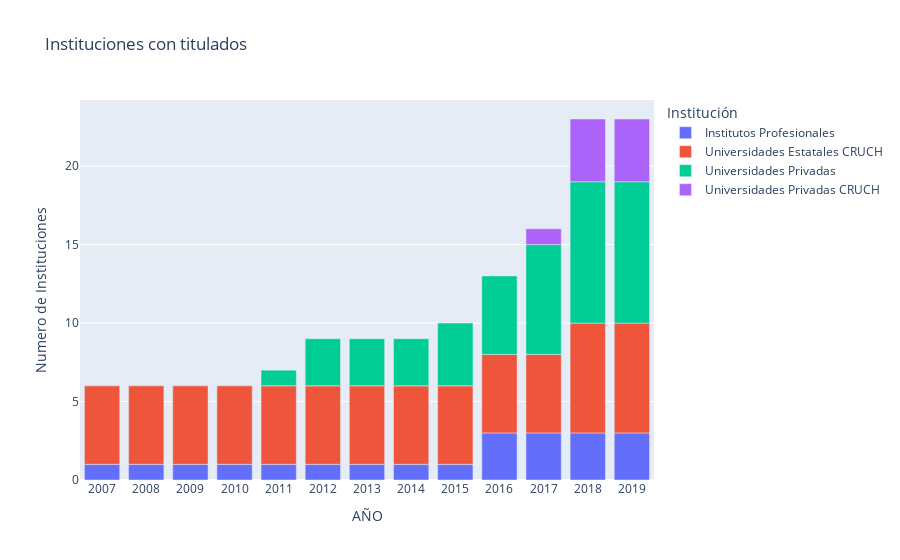

Notebook code for this chart:
### Code cell
sin_sedes = con_minas.drop_duplicates(subset=["AÑO","NOMBRE INSTITUCIÓN"])
tipo = pd.DataFrame(sin_sedes.groupby(["AÑO","CLASIFICACIÓN INSTITUCIÓN NIVEL 3"])["TOTAL TITULADOS"].agg(['sum','count'])).reset_index()
fig = px.bar(tipo, x="AÑO", color="CLASIFICACIÓN INSTITUCIÓN NIVEL 3", y="count", title="Instituciones con titulados")
fig.update_layout(yaxis={'title': 'Numero de Instituciones'},
                    legend_title_text='Institución')
fig.show()

### Figure 1 — Plotly figure (JSON) as saved in the notebook; plotly's stock layout.template omitted (floating-point values rounded to 4 significant figures)
{"data": [{"alignmentgroup": "True", "hovertemplate": "CLASIFICACIÓN INSTITUCIÓN NIVEL 3=Institutos Profesionales<br>AÑO=%{x}<br>count=%{y}<extra></extra>", "legendgroup": "Institutos Profesionales", "marker": {"color": "#636efa"}, "name": "Institutos Profesionales", "offsetgroup": "Institutos Profesionales", "orientation": "v", "showlegend": true, "textposition": "auto", "type": "bar", "x": ["2007", "2008", "2009", "2010", "2011", "2012", "2013", "2014", "2015", "2016", "2017", "2018", "2019"], "xaxis": "x", "y": [1, 1, 1, 1, 1, 1, 1, 1, 1, 3, 3, 3, 3], "yaxis": "y"}, {"alignmentgroup": "True", "hovertemplate": "CLASIFICACIÓN INSTITUCIÓN NIVEL 3=Universidades Estatales CRUCH<br>AÑO=%{x}<br>count=%{y}<extra></extra>", "legendgroup": "Universidades Estatales CRUCH", "marker": {"color": "#EF553B"}, "name": "Universidades Estatales CRUCH", "offsetgroup": "Universidades Estatales CRUCH", "orientation": "v", "showlegend": true, "textposition": "auto", "type": "bar", "x": ["2007", "2008", "2009", "2010", "2011", "2012", "2013", "2014", "2015", "2016", "2017", "2018", "2019"], "xaxis": "x", "y": [5, 5, 5, 5, 5, 5, 5, 5, 5, 5, 5, 7, 7], "yaxis": "y"}, {"alignmentgroup": "True", "hovertemplate": "CLASIFICACIÓN INSTITUCIÓN NIVEL 3=Universidades Privadas<br>AÑO=%{x}<br>count=%{y}<extra></extra>", "legendgroup": "Universidades Privadas", "marker": {"color": "#00cc96"}, "name": "Universidades Privadas", "offsetgroup": "Universidades Privadas", "orientation": "v", "showlegend": true, "textposition": "auto", "type": "bar", "x": ["2011", "2012", "2013", "2014", "2015", "2016", "2017", "2018", "2019"], "xaxis": "x", "y": [1, 3, 3, 3, 4, 5, 7, 9, 9], "yaxis": "y"}, {"alignmentgroup": "True", "hovertemplate": "CLASIFICACIÓN INSTITUCIÓN NIVEL 3=Universidades Privadas CRUCH<br>AÑO=%{x}<br>count=%{y}<extra></extra>", "legendgroup": "Universidades Privadas CRUCH", "marker": {"color": "#ab63fa"}, "name": "Universidades Privadas CRUCH", "offsetgroup": "Universidades Privadas CRUCH", "orientation": "v", "showlegend": true, "textposition": "auto", "type": "bar", "x": ["2017", "2018", "2019"], "xaxis": "x", "y": [1, 4, 4], "yaxis": "y"}], "layout": {"barmode": "relative", "legend": {"title": {"text": "Institución"}, "tracegroupgap": 0}, "title": {"text": "Instituciones con titulados"}, "xaxis": {"anchor": "y", "domain": [0, 1], "title": {"text": "AÑO"}}, "yaxis": {"anchor": "x", "domain": [0, 1], "title": {"text": "Numero de Instituciones"}}}}
